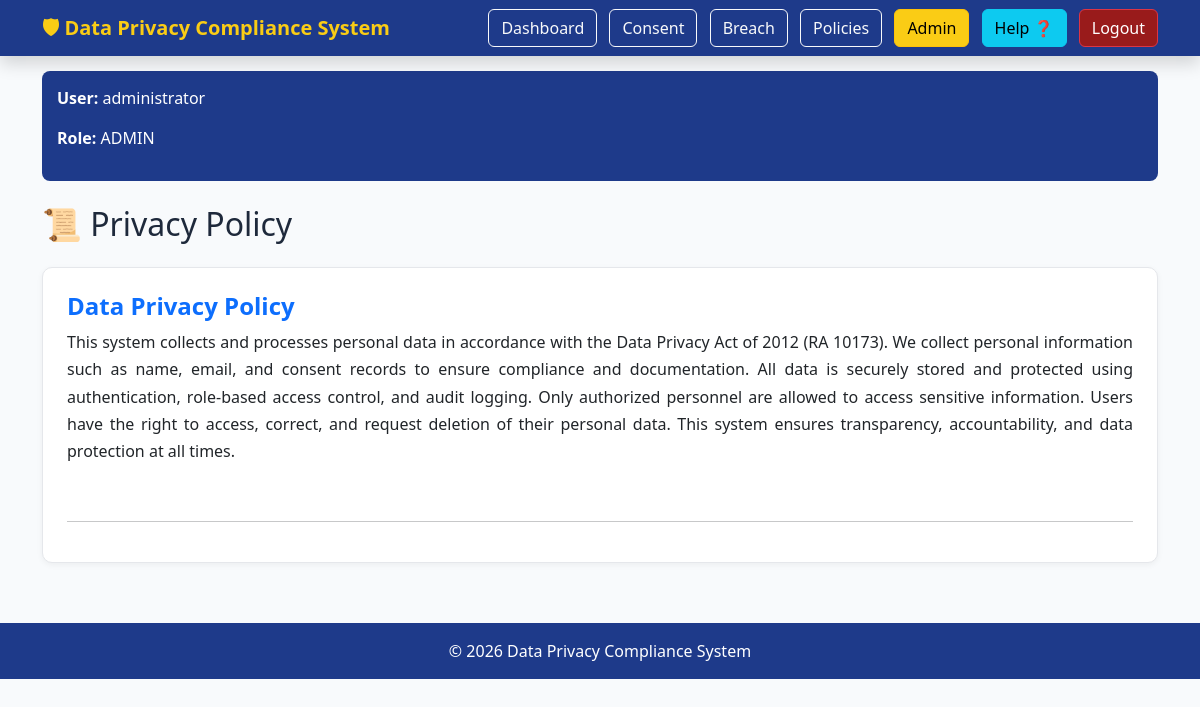
Page /policy/ (signed in) on the committed database.
### privacy_app/models.py (models this page shows, shortened)
class UserProfile(models.Model):
    ROLE_CHOICES = [
        ('ADMIN', 'Admin'),
        ('STAFF', 'Staff'),
        ('USER', 'User'),
    ]
    user = models.OneToOneField(User, on_delete=models.CASCADE)
    role = models.CharField(max_length=10, choices=ROLE_CHOICES, default='USER')

class PrivacyPolicy(models.Model):
    title = models.CharField(max_length=200)
    content = models.TextField()
    is_active = models.BooleanField(default=True)
    date_posted = models.DateTimeField(auto_now_add=True)
    class Meta:
        ordering = ['-date_posted']

### privacy_app/views.py (the view)
# urls.py: path('policy/', views.privacy_policy, name='privacy_policy'),
@login_required
@role_required(['ADMIN', 'STAFF', 'USER'])
def privacy_policy(request):
    policies = PrivacyPolicy.objects.filter(is_active=True)
    return render(request, 'privacy_policy.html', {'policies': policies})

### privacy_app/views.py (called while the page is built)
def role_required(allowed_roles):
    def decorator(view_func):
        @wraps(view_func)
        def wrapper(request, *args, **kwargs):
            if not request.user.is_authenticated:
                return redirect('login')
            try:
                role = request.user.userprofile.role
            except Exception:
                return redirect('login')
            if role not in allowed_roles:
                return redirect('dashboard')
            return view_func(request, *args, **kwargs)
        return wrapper
    return decorator

### privacy_app/templates/privacy_policy.html (shortened to what this page needs)
{% extends 'base.html' %}
{% block content %}
<h2 class="mb-4">📜 Privacy Policy</h2>
{% if policies %}
<div class="card p-4">
    {% for policy in policies %}
        <div class="mb-4">
            <h4 class="fw-bold text-primary">{{ policy.title }}</h4>
            <p style="text-align: justify; line-height:1.7;">
                {{ policy.content }}
            </p>
        </div>
        <hr>
    {% endfor %}
</div>
{% endif %}
{% endblock %}

### privacy_app/templates/base.html (shortened to what this page needs)
<!DOCTYPE html>
<html>
<head>
<link href="https://cdn.jsdelivr.net/npm/bootstrap@5.3.2/dist/css/bootstrap.min.css" rel="stylesheet">
</head>
<body>
<nav class="navbar navbar-dark shadow">
<div class="container">
<a class="navbar-brand" href="/">
🛡 Data Privacy Compliance System
</a>
<div>
{% if request.user.is_authenticated %}
<a class="btn btn-outline-light me-2" href="/">Dashboard</a>
<a class="btn btn-outline-light me-2" href="/consent/">Consent</a>
<a class="btn btn-outline-light me-2" href="/breach/">Breach</a>
<a class="btn btn-outline-light me-2" href="/policy/">Policies</a>
<a class="btn btn-warning me-2" href="/admin/">Admin</a>
<button onclick="openGuide()" class="btn btn-info me-2">Help ❓</button>
<form action="/logout/" method="post" style="display:inline;">
<button class="btn btn-danger">Logout</button>
</form>
{% else %}
<a class="btn btn-primary" href="/login/">Login</a>
{% endif %}
</div>
</div>
</nav>
<div class="container">
<div class="system-header">
<p><strong>User:</strong> {{ request.user.username|default:"Guest" }}</p>
<p><strong>Role:</strong>
{% if request.user.is_authenticated %}
{{ request.user.userprofile.role }}
{% else %}
Guest
{% endif %}
</p>
</div>
</div>
<div class="container mt-4">
{% block content %}
{% endblock %}
</div>
<div class="footer text-center text-white p-3">
© 2026 Data Privacy Compliance System
</div>
</body>
</html>

### privacy_app/templates/base.html (style rules this page uses)
body { background-color:#f8fafc; color:#1e293b; font-family: 'Segoe UI', Tahoma, Geneva, Verdana, sans-serif; }
.navbar { background-color:#1e3a8a; }
.navbar-brand { color:#facc15 !important; font-weight:bold; }
.btn-warning { background-color:#facc15; color:black; }
.btn-danger { background-color:#991b1b; }
.card { border-radius:10px; border:1px solid #e5e7eb; box-shadow:0 2px 6px rgba(0,0,0,0.05); }
.system-header { background:#1e3a8a; color:white; padding:15px; border-radius:8px; margin-top:15px; }
.footer { background-color:#1e3a8a; color:white; margin-top:60px; padding:30px 0; }

### rows in the picture
PrivacyPolicy: title "Data Privacy Policy", content "This system collects and processes personal data in accordance with the Data Privacy Act of 2012 (RA 10173). We collect personal information such as name, email, and consent records to ensure compliance and documentation. All data is securely stored and protected using authentication, role-based access control, and audit logging. Only authorized personnel are allowed to access sensitive information. Users have the right to access, correct, and request deletion of their personal data. This system ensures transparency, accountability, and data protection at all times."

### other values in the picture
{{ request.user.username|default:"Guest" }} "administrator"
{{ request.user.userprofile.role }} "ADMIN"
